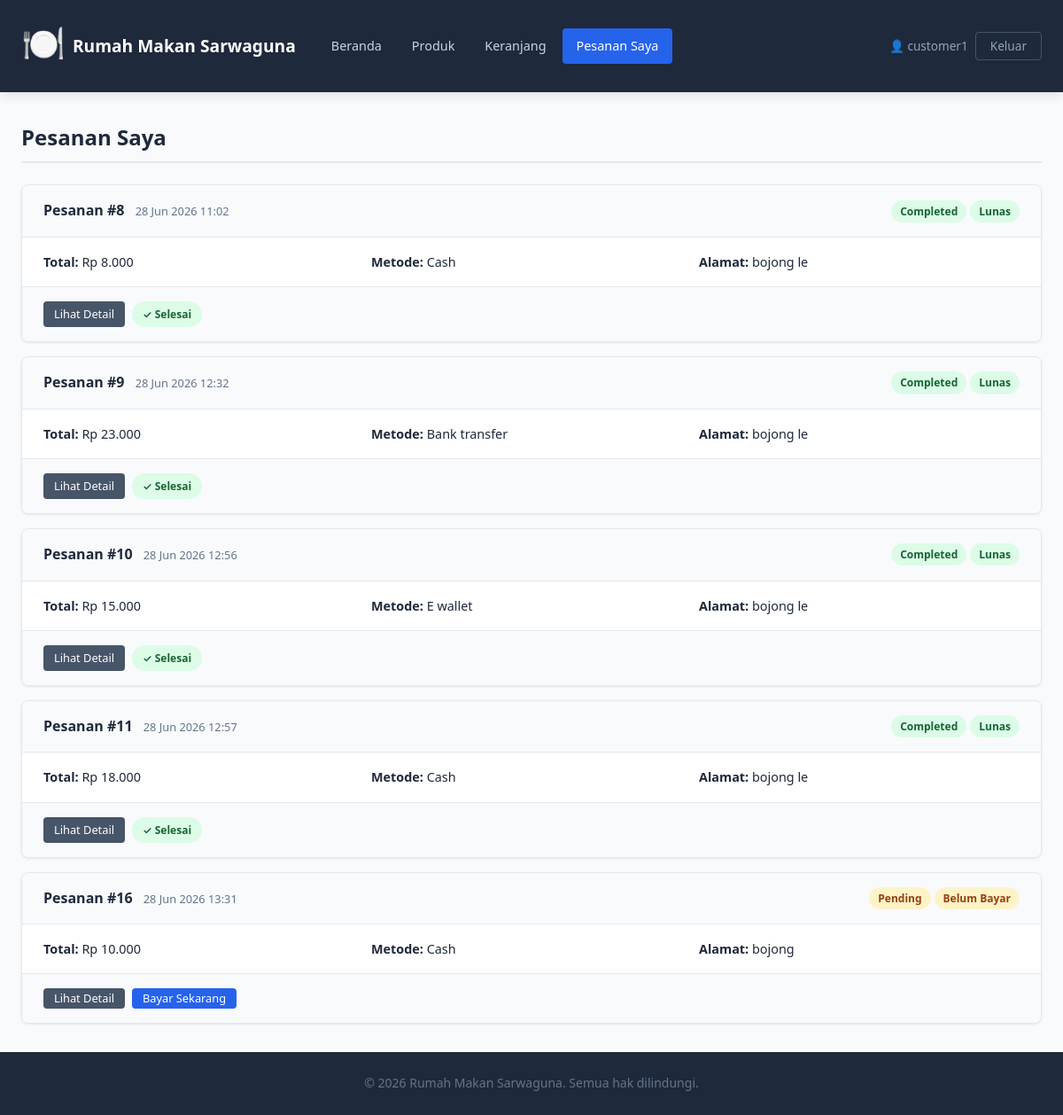
Page /account/orders.php (signed in) on the earlier database version.
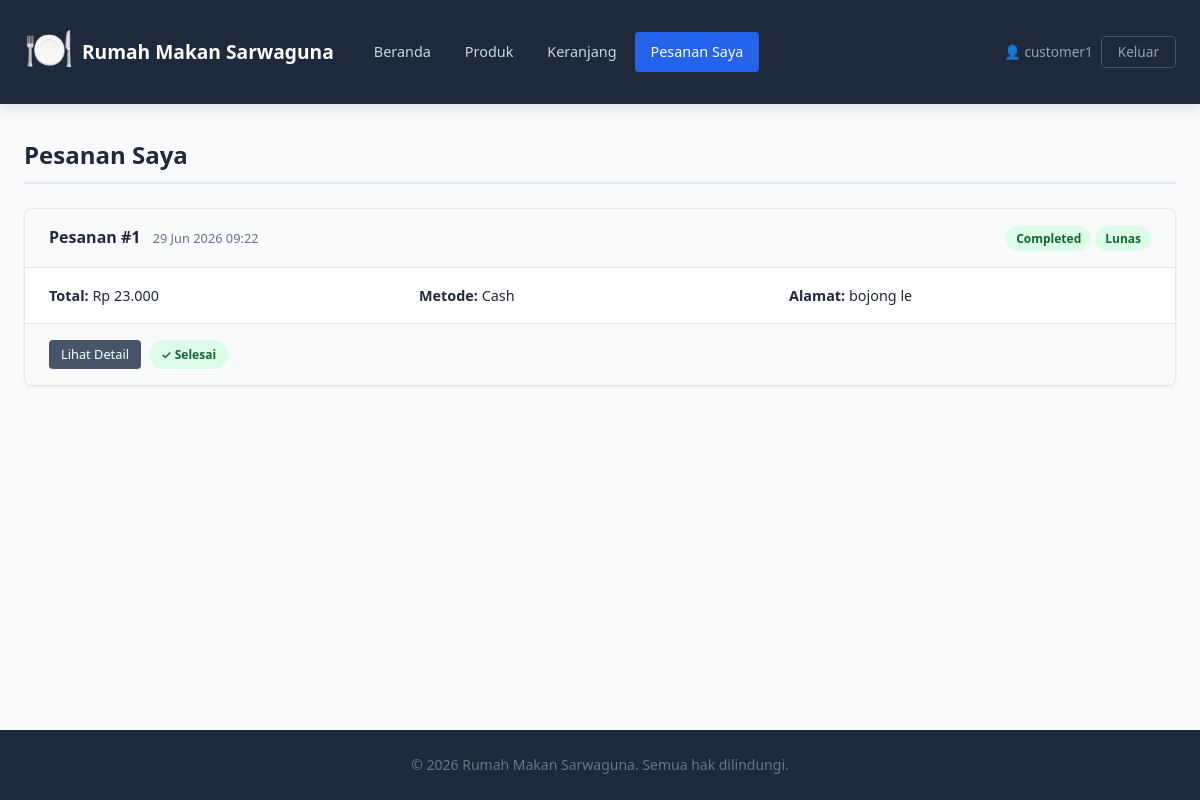
Same page on the later database version.
### tables this page shows
CREATE TABLE `orders` (
  `id` int(11) NOT NULL,
  `customer_id` int(11) NOT NULL,
  `order_date` datetime NOT NULL DEFAULT current_timestamp(),
  `status` enum('pending','completed') NOT NULL DEFAULT 'pending',
  `total_amount` decimal(10,2) NOT NULL,
  `shipping_address` text NOT NULL,
  `payment_method` enum('bank_transfer','cash','e_wallet') NOT NULL DEFAULT 'cash',
  `payment_status` enum('unpaid','paid','failed') NOT NULL DEFAULT 'unpaid',
  `deleted` tinyint(1) NOT NULL DEFAULT 0
);

### account/includes/config.php (called while the page is built, shortened)
<?php
function getDB() {
    static $conn = null;
    if ($conn === null) {
        $conn = new mysqli(DB_HOST, DB_USER, DB_PASS, DB_NAME);
        $conn->set_charset('utf8mb4');
    }
    return $conn;
}
function getCurrentUser() {
    $conn = getDB();
    $stmt = $conn->prepare("SELECT * FROM users WHERE id = ? AND deleted = 0");
    $stmt->bind_param("i", $_SESSION['user_id']);
    $stmt->execute();
    return $stmt->get_result()->fetch_assoc();
}

### account/includes/functions.php (called while the page is built, shortened)
<?php
require_once 'config.php';
function getOrders($customer_id = null) {
    $conn = getDB();
    $sql = "SELECT o.*, u.name as customer_name
            FROM orders o
            JOIN users u ON o.customer_id = u.id
            WHERE o.deleted = 0";
    if ($customer_id) {
        $sql .= " AND o.customer_id = ?";
        $stmt = $conn->prepare($sql);
        $stmt->bind_param("i", $customer_id);
    } else {
        $stmt = $conn->prepare($sql);
    }
    $stmt->execute();
    return $stmt->get_result()->fetch_all(MYSQLI_ASSOC);
}
?>

### account/orders.php (the view, shortened to what this page needs)
<?php
require_once 'includes/config.php';
require_once 'includes/functions.php';
$user   = getCurrentUser();
$orders = getOrders($user['id']);
?>
<!DOCTYPE html>
<html lang="id">
<head>
    <link rel="stylesheet" href="../assets/css/style.css">
</head>
<body>
<?php include 'includes/nav_customer.php'; ?>
<main>
    <section class="section">
        <div class="container">
            <h2 class="section-title">Pesanan Saya</h2>
            <?php if (empty($orders)): ?>
                <div class="empty-state">
                    <p>Belum ada pesanan.</p>
                    <a href="products.php" class="btn btn-primary">Mulai Belanja</a>
                </div>
            <?php else: ?>
                <div class="orders-list">
                    <?php foreach ($orders as $order): ?>
                        <div class="order-card">
                            <div class="order-card-header">
                                <div>
                                    <span class="order-id">Pesanan #<?= $order['id'] ?></span>
                                    <span class="order-date"><?= date('d M Y H:i', strtotime($order['order_date'])) ?></span>
                                </div>
                                <div class="order-badges">
                                    <span class="badge badge--<?= $order['status'] ?>"><?= ucfirst($order['status']) ?></span>
                                    <span class="badge badge--<?= $order['payment_status'] === 'paid' ? 'success' : 'warning' ?>">
                                        <?= $order['payment_status'] === 'paid' ? 'Lunas' : 'Belum Bayar' ?>
                                    </span>
                                </div>
                            </div>
                            <div class="order-card-body">
                                <p><strong>Total:</strong> Rp <?= number_format($order['total_amount'], 0, ',', '.') ?></p>
                                <p><strong>Metode:</strong> <?= ucfirst(str_replace('_', ' ', $order['payment_method'])) ?></p>
                                <p><strong>Alamat:</strong> <?= htmlspecialchars($order['shipping_address']) ?></p>
                            </div>
                            <div class="order-card-footer">
                                <a href="order-detail.php?id=<?= $order['id'] ?>" class="btn btn-secondary btn-sm">Lihat Detail</a>
                                <?php if ($order['payment_status'] === 'unpaid' && $order['status'] !== 'cancelled'): ?>
                                    <a href="payment.php?order_id=<?= $order['id'] ?>" class="btn btn-primary btn-sm">Bayar Sekarang</a>
                                <?php endif; ?>
                                <?php if ($order['status'] === 'completed'): ?>
                                    <span class="badge badge--success" style="padding: 5px 12px;">✓ Selesai</span>
                                <?php endif; ?>
                            </div>
                        </div>
                    <?php endforeach; ?>
                </div>
            <?php endif; ?>
        </div>
    </section>
</main>
<?php include 'includes/footer.php'; ?>
</body>
</html>

Differences in the rows shown:
removed orders: id "8", order_date "28 Jun 2026 11:02", status "Completed", payment_status "Lunas", total_amount "8.000", payment_method "Cash", shipping_address "bojong le", shows "✓ Selesai"
removed orders: id "9", order_date "28 Jun 2026 12:32", status "Completed", payment_status "Lunas", total_amount "23.000", payment_method "Bank transfer", shipping_address "bojong le", shows "✓ Selesai"
removed orders: id "10", order_date "28 Jun 2026 12:56", status "Completed", payment_status "Lunas", total_amount "15.000", payment_method "E wallet", shipping_address "bojong le", shows "✓ Selesai"
removed orders: id "11", order_date "28 Jun 2026 12:57", status "Completed", payment_status "Lunas", total_amount "18.000", payment_method "Cash", shipping_address "bojong le", shows "✓ Selesai"
removed orders: id "16", order_date "28 Jun 2026 13:31", status "Pending", payment_status "Belum Bayar", total_amount "10.000", payment_method "Cash", shipping_address "bojong"
added orders: id "1", order_date "29 Jun 2026 09:22", status "Completed", payment_status "Lunas", total_amount "23.000", payment_method "Cash", shipping_address "bojong le", shows "✓ Selesai"
